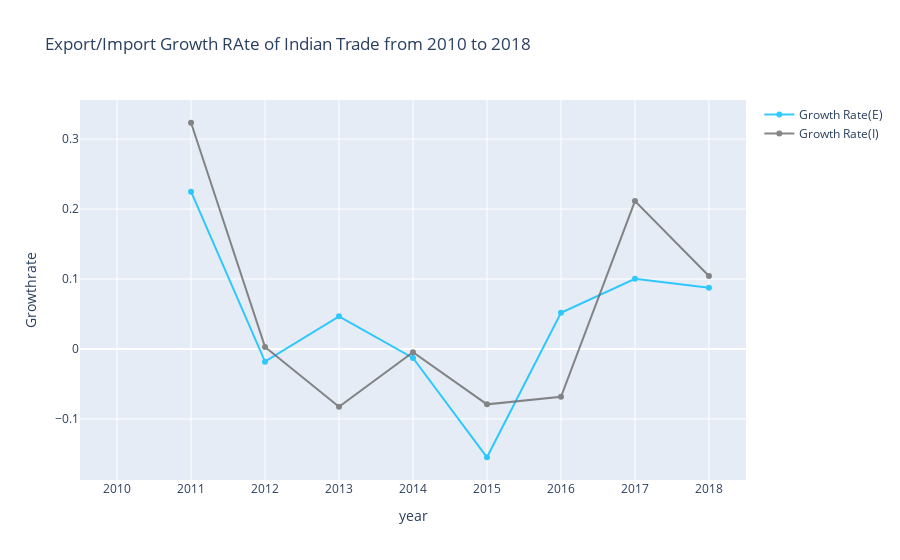

The cell this chart's notebook holds for it:
### Code cell
'''Visualisation of export growth rate'''
trace1 = go.Scatter(
                    x = total_year.index,
                    y = total_year['Growth Rate(E)'],
                    name = 'Growth Rate(E)',
                    line_color = 'deepskyblue',
                    opacity = 0.8,
                    text = total_year['Growth Rate(E)'])
#create trace2
trace2 = go.Scatter(x = total_year.index,
                    y = total_year['Growth Rate(I)'],
                   name = 'Growth Rate(I)',
                   line_color = 'dimgray',
                   opacity = 0.8,
                   text = total_year['Growth Rate(I)'])
            #hovermodes can be 'closest', 'x','y' it mean which data to show when you put your cursor there
layout = go.Layout(hovermode='closest',title = 'Export/Import Growth RAte of Indian Trade from 2010 to 2018', xaxis = dict(title='year'),
                  yaxis=dict(title='Growthrate'))

fig = go.Figure(data = [trace1, trace2],layout = layout)
fig.show()

### Figure 1 — Plotly figure (JSON) as saved in the notebook; plotly's stock layout.template omitted (floating-point values rounded to 4 significant figures)
{"data": [{"line": {"color": "deepskyblue"}, "name": "Growth Rate(E)", "opacity": 0.8, "text": [null, 0.2248, -0.01819, 0.04662, -0.01294, -0.1548, 0.05171, 0.1003, 0.08748], "type": "scatter", "x": [2010, 2011, 2012, 2013, 2014, 2015, 2016, 2017, 2018], "y": [null, 0.2248, -0.01819, 0.04662, -0.01294, -0.1548, 0.05171, 0.1003, 0.08748]}, {"line": {"color": "dimgray"}, "name": "Growth Rate(I)", "opacity": 0.8, "text": [null, 0.3233, 0.002898, -0.08261, -0.004812, -0.07921, -0.06833, 0.2113, 0.1042], "type": "scatter", "x": [2010, 2011, 2012, 2013, 2014, 2015, 2016, 2017, 2018], "y": [null, 0.3233, 0.002898, -0.08261, -0.004812, -0.07921, -0.06833, 0.2113, 0.1042]}], "layout": {"hovermode": "closest", "title": {"text": "Export/Import Growth RAte of Indian Trade from 2010 to 2018"}, "xaxis": {"title": {"text": "year"}}, "yaxis": {"title": {"text": "Growthrate"}}}}
